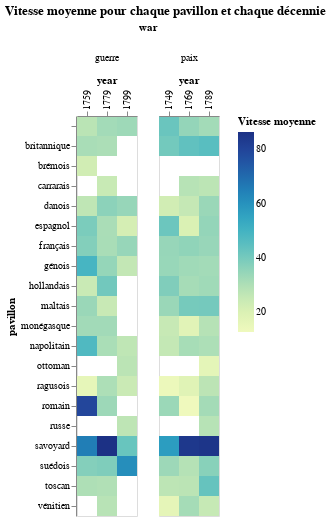

This figure's notebook cell:
### Code cell
# Vitesse moyenne pour chaque pavillon et chaque décennie Heatmap, en temps de guerre et paix

VegaLite({
    "$schema": "https://vega.github.io/schema/vega-lite/v5.json",
    "title": "Vitesse moyenne pour chaque pavillon et chaque décennie",
    "mark": {
        "tooltip": {
         "content": "data"
        },
        "type": "rect"
    },
    "data": {
        "values": list_viz
    },
    "resolve": {"scale": {"x": "independent"}},
    "encoding": {
        "column": {"field": "war"},
        "x": {
            "field": "year",
            "type": "nominal", 
            "title": "year",
            "axis": {
                "orient": "top"
            }
        },
        "y": {
            "field": "pavillon",
            "type": "nominal",
            "title": "pavillon"
        },
        "color": {
            "field": "mean_speed",
            "type": "quantitative",
            "title": "Vitesse moyenne"
        }
    }
})

### Figure 1 — Vega-Lite specification as saved in the notebook (floating-point values rounded to 4 significant figures)
{"$schema": "https://vega.github.io/schema/vega-lite/v5.json", "data": {"values": [{"count_travel": 1, "mean_duration": 5, "mean_number_steps": 1, "mean_speed": 42, "pavillon": "", "sum_total_miles": 210, "war": "paix", "year": "1749"}, {"count_travel": 92, "mean_duration": 50.17, "mean_number_steps": 1.587, "mean_speed": 40.48, "pavillon": "britannique", "sum_total_miles": 150521, "war": "paix", "year": "1749"}, {"count_travel": 9, "mean_duration": 68.89, "mean_number_steps": 1.778, "mean_speed": 22.63, "pavillon": "danois", "sum_total_miles": 13542, "war": "paix", "year": "1749"}, {"count_travel": 129, "mean_duration": 9.271, "mean_number_steps": 1.217, "mean_speed": 41.61, "pavillon": "espagnol", "sum_total_miles": 27166, "war": "paix", "year": "1749"}, {"count_travel": 1092, "mean_duration": 21.48, "mean_number_steps": 1.657, "mean_speed": 34.24, "pavillon": "français", "sum_total_miles": 598967, "war": "paix", "year": "1749"}, {"count_travel": 159, "mean_duration": 9.428, "mean_number_steps": 1.17, "mean_speed": 34.06, "pavillon": "génois", "sum_total_miles": 32108, "war": "paix", "year": "1749"}, {"count_travel": 40, "mean_duration": 50.33, "mean_number_steps": 1.35, "mean_speed": 38.27, "pavillon": "hollandais", "sum_total_miles": 64561, "war": "paix", "year": "1749"}, {"count_travel": 5, "mean_duration": 27.2, "mean_number_steps": 2.2, "mean_speed": 33.81, "pavillon": "maltais", "sum_total_miles": 2575, "war": "paix", "year": "1749"}, {"count_travel": 33, "mean_duration": 6.667, "mean_number_steps": 1.03, "mean_speed": 25.03, "pavillon": "monégasque", "sum_total_miles": 4160, "war": "paix", "year": "1749"}, {"count_travel": 19, "mean_duration": 30.26, "mean_number_steps": 1.632, "mean_speed": 25.78, "pavillon": "napolitain", "sum_total_miles": 9755, "war": "paix", "year": "1749"}, {"count_travel": 1, "mean_duration": 94, "mean_number_steps": 2, "mean_speed": 13.98, "pavillon": "ragusois", "sum_total_miles": 1314, "war": "paix", "year": "1749"}, {"count_travel": 79, "mean_duration": 9.392, "mean_number_steps": 1.253, "mean_speed": 33.53, "pavillon": "romain", "sum_total_miles": 13531, "war": "paix", "year": "1749"}, {"count_travel": 12, "mean_duration": 4.167, "mean_number_steps": 1, "mean_speed": 57.2, "pavillon": "savoyard", "sum_total_miles": 2225, "war": "paix", "year": "1749"}, {"count_travel": 15, "mean_duration": 32.13, "mean_number_steps": 1.333, "mean_speed": 33.22, "pavillon": "suédois", "sum_total_miles": 15416, "war": "paix", "year": "1749"}, {"count_travel": 3, "mean_duration": 39.67, "mean_number_steps": 2, "mean_speed": 27.47, "pavillon": "toscan", "sum_total_miles": 1647, "war": "paix", "year": "1749"}, {"count_travel": 7, "mean_duration": 78.86, "mean_number_steps": 2.143, "mean_speed": 16.44, "pavillon": "vénitien", "sum_total_miles": 8219, "war": "paix", "year": "1749"}, {"count_travel": 4, "mean_duration": 76, "mean_number_steps": 3, "mean_speed": 28.05, "pavillon": "", "sum_total_miles": 3806, "war": "guerre", "year": "1759"}, {"count_travel": 4, "mean_duration": 26.25, "mean_number_steps": 2.5, "mean_speed": 31.01, "pavillon": "britannique", "sum_total_miles": 2820, "war": "guerre", "year": "1759"}, {"count_travel": 1, "mean_duration": 109, "mean_number_steps": 4, "mean_speed": 22.58, "pavillon": "brémois", "sum_total_miles": 2461, "war": "guerre", "year": "1759"}, {"count_travel": 10, "mean_duration": 45.3, "mean_number_steps": 1.5, "mean_speed": 26.98, "pavillon": "danois", "sum_total_miles": 9320, "war": "guerre", "year": "1759"}, {"count_travel": 131, "mean_duration": 12.39, "mean_number_steps": 1.634, "mean_speed": 39.13, "pavillon": "espagnol", "sum_total_miles": 41901, "war": "guerre", "year": "1759"}, {"count_travel": 650, "mean_duration": 8.183, "mean_number_steps": 1.415, "mean_speed": 37.76, "pavillon": "français", "sum_total_miles": 133315, "war": "guerre", "year": "1759"}, {"count_travel": 339, "mean_duration": 10.57, "mean_number_steps": 1.543, "mean_speed": 49.16, "pavillon": "génois", "sum_total_miles": 104225, "war": "guerre", "year": "1759"}, {"count_travel": 44, "mean_duration": 47.34, "mean_number_steps": 1.545, "mean_speed": 24.52, "pavillon": "hollandais", "sum_total_miles": 45169, "war": "guerre", "year": "1759"}, {"count_travel": 10, "mean_duration": 18.9, "mean_number_steps": 2.2, "mean_speed": 33.7, "pavillon": "maltais", "sum_total_miles": 4750, "war": "guerre", "year": "1759"}, {"count_travel": 32, "mean_duration": 5.656, "mean_number_steps": 1.125, "mean_speed": 32.36, "pavillon": "monégasque", "sum_total_miles": 4515, "war": "guerre", "year": "1759"}, {"count_travel": 69, "mean_duration": 17.83, "mean_number_steps": 1.725, "mean_speed": 47.24, "pavillon": "napolitain", "sum_total_miles": 29600, "war": "guerre", "year": "1759"}, {"count_travel": 2, "mean_duration": 52, "mean_number_steps": 3, "mean_speed": 15.93, "pavillon": "ragusois", "sum_total_miles": 1600, "war": "guerre", "year": "1759"}, {"count_travel": 29, "mean_duration": 6.103, "mean_number_steps": 1.414, "mean_speed": 79.22, "pavillon": "romain", "sum_total_miles": 8398, "war": "guerre", "year": "1759"}, {"count_travel": 138, "mean_duration": 7.014, "mean_number_steps": 1.362, "mean_speed": 65.11, "pavillon": "savoyard", "sum_total_miles": 38939, "war": "guerre", "year": "1759"}, {"count_travel": 12, "mean_duration": 11.92, "mean_number_steps": 1.167, "mean_speed": 37.62, "pavillon": "suédois", "sum_total_miles": 3250, "war": "guerre", "year": "1759"}, {"count_travel": 27, "mean_duration": 26.19, "mean_number_steps": 2, "mean_speed": 30.17, "pavillon": "toscan", "sum_total_miles": 16343, "war": "guerre", "year": "1759"}, {"count_travel": 4, "mean_duration": 24.75, "mean_number_steps": 1.75, "mean_speed": 34.87, "pavillon": "", "sum_total_miles": 3077, "war": "paix", "year": "1769"}, {"count_travel": 41, "mean_duration": 23.49, "mean_number_steps": 1.512, "mean_speed": 43.8, "pavillon": "britannique", "sum_total_miles": 34203, "war": "paix", "year": "1769"}, {"count_travel": 5, "mean_duration": 10.8, "mean_number_steps": 1, "mean_speed": 28.58, "pavillon": "carrarais", "sum_total_miles": 952, "war": "paix", "year": "1769"}, {"count_travel": 3, "mean_duration": 35.67, "mean_number_steps": 1.333, "mean_speed": 25.61, "pavillon": "danois", "sum_total_miles": 2346, "war": "paix", "year": "1769"}, {"count_travel": 73, "mean_duration": 14.75, "mean_number_steps": 1.068, "mean_speed": 20.22, "pavillon": "espagnol", "sum_total_miles": 13502, "war": "paix", "year": "1769"}, {"count_travel": 1304, "mean_duration": 17.34, "mean_number_steps": 1.556, "mean_speed": 35.45, "pavillon": "français", "sum_total_miles": 559799, "war": "paix", "year": "1769"}, {"count_travel": 125, "mean_duration": 10.99, "mean_number_steps": 1.104, "mean_speed": 32.66, "pavillon": "génois", "sum_total_miles": 32290, "war": "paix", "year": "1769"}, {"count_travel": 27, "mean_duration": 25.81, "mean_number_steps": 1.259, "mean_speed": 31.63, "pavillon": "hollandais", "sum_total_miles": 17282, "war": "paix", "year": "1769"}, {"count_travel": 6, "mean_duration": 6.167, "mean_number_steps": 1.167, "mean_speed": 39.89, "pavillon": "maltais", "sum_total_miles": 1309, "war": "paix", "year": "1769"}, {"count_travel": 11, "mean_duration": 8.727, "mean_number_steps": 1, "mean_speed": 17.82, "pavillon": "monégasque", "sum_total_miles": 1392, "war": "paix", "year": "1769"}, {"count_travel": 56, "mean_duration": 22.07, "mean_number_steps": 1.143, "mean_speed": 31.32, "pavillon": "napolitain", "sum_total_miles": 25347, "war": "paix", "year": "1769"}, {"count_travel": 2, "mean_duration": 30.5, "mean_number_steps": 2.5, "mean_speed": 18.23, "pavillon": "ragusois", "sum_total_miles": 1025, "war": "paix", "year": "1769"}, {"count_travel": 2, "mean_duration": 27, "mean_number_steps": 1, "mean_speed": 12.73, "pavillon": "romain", "sum_total_miles": 544, "war": "paix", "year": "1769"}, {"count_travel": 109, "mean_duration": 5.165, "mean_number_steps": 1.028, "mean_speed": 84.06, "pavillon": "savoyard", "sum_total_miles": 30012, "war": "paix", "year": "1769"}, {"count_travel": 17, "mean_duration": 50.94, "mean_number_steps": 1.412, "mean_speed": 28.81, "pavillon": "suédois", "sum_total_miles": 19029, "war": "paix", "year": "1769"}, {"count_travel": 3, "mean_duration": 8.667, "mean_number_steps": 1, "mean_speed": 27.74, "pavillon": "toscan", "sum_total_miles": 696, "war": "paix", "year": "1769"}, {"count_travel": 8, "mean_duration": 57, "mean_number_steps": 1.875, "mean_speed": 31.79, "pavillon": "vénitien", "sum_total_miles": 7480, "war": "paix", "year": "1769"}, {"count_travel": 18, "mean_duration": 11.22, "mean_number_steps": 1.167, "mean_speed": 32.16, "pavillon": "", "sum_total_miles": 4902, "war": "guerre", "year": "1779"}, {"count_travel": 1, "mean_duration": 7, "mean_number_steps": 1, "mean_speed": 30.57, "pavillon": "britannique", "sum_total_miles": 214, "war": "guerre", "year": "1779"}, {"count_travel": 6, "mean_duration": 12.17, "mean_number_steps": 1.167, "mean_speed": 24.63, "pavillon": "carrarais", "sum_total_miles": 1263, "war": "guerre", "year": "1779"}, {"count_travel": 27, "mean_duration": 23.74, "mean_number_steps": 1.259, "mean_speed": 36.17, "pavillon": "danois", "sum_total_miles": 15443, "war": "guerre", "year": "1779"}, {"count_travel": 108, "mean_duration": 14.23, "mean_number_steps": 1.296, "mean_speed": 30.92, "pavillon": "espagnol", "sum_total_miles": 23208, "war": "guerre", "year": "1779"}, {"count_travel": 1054, "mean_duration": 11.12, "mean_number_steps": 1.37, "mean_speed": 31.09, "pavillon": "français", "sum_total_miles": 219648, "war": "guerre", "year": "1779"}, {"count_travel": 258, "mean_duration": 10.54, "mean_number_steps": 1.194, "mean_speed": 34.57, "pavillon": "génois", "sum_total_miles": 65266, "war": "guerre", "year": "1779"}, {"count_travel": 37, "mean_duration": 16.32, "mean_number_steps": 1.216, "mean_speed": 40.69, "pavillon": "hollandais", "sum_total_miles": 16072, "war": "guerre", "year": "1779"}, {"count_travel": 8, "mean_duration": 17.75, "mean_number_steps": 1.5, "mean_speed": 24.83, "pavillon": "maltais", "sum_total_miles": 2270, "war": "guerre", "year": "1779"}, {"count_travel": 18, "mean_duration": 4.889, "mean_number_steps": 1, "mean_speed": 32.36, "pavillon": "monégasque", "sum_total_miles": 2195, "war": "guerre", "year": "1779"}, {"count_travel": 95, "mean_duration": 19.59, "mean_number_steps": 1.411, "mean_speed": 30.89, "pavillon": "napolitain", "sum_total_miles": 46159, "war": "guerre", "year": "1779"}, {"count_travel": 12, "mean_duration": 39.92, "mean_number_steps": 2.083, "mean_speed": 30.27, "pavillon": "ragusois", "sum_total_miles": 9859, "war": "guerre", "year": "1779"}, {"count_travel": 9, "mean_duration": 6.444, "mean_number_steps": 1.111, "mean_speed": 33.22, "pavillon": "romain", "sum_total_miles": 1835, "war": "guerre", "year": "1779"}, {"count_travel": 153, "mean_duration": 5.039, "mean_number_steps": 1.026, "mean_speed": 86.34, "pavillon": "savoyard", "sum_total_miles": 39188, "war": "guerre", "year": "1779"}, {"count_travel": 14, "mean_duration": 29.14, "mean_number_steps": 1.357, "mean_speed": 38.39, "pavillon": "suédois", "sum_total_miles": 10596, "war": "guerre", "year": "1779"}, {"count_travel": 11, "mean_duration": 16.55, "mean_number_steps": 1.818, "mean_speed": 29.58, "pavillon": "toscan", "sum_total_miles": 3519, "war": "guerre", "year": "1779"}, {"count_travel": 28, "mean_duration": 32.21, "mean_number_steps": 1.679, "mean_speed": 28.38, "pavillon": "vénitien", "sum_total_miles": 20614, "war": "guerre", "year": "1779"}, {"count_travel": 25, "mean_duration": 44.76, "mean_number_steps": 2.16, "mean_speed": 32.12, "pavillon": "", "sum_total_miles": 23726, "war": "paix", "year": "1789"}, {"count_travel": 42, "mean_duration": 36.5, "mean_number_steps": 1.643, "mean_speed": 45.36, "pavillon": "britannique", "sum_total_miles": 53537, "war": "paix", "year": "1789"}, {"count_travel": 42, "mean_duration": 12.95, "mean_number_steps": 1.048, "mean_speed": 27.58, "pavillon": "carrarais", "sum_total_miles": 8971, "war": "paix", "year": "1789"}, {"count_travel": 53, "mean_duration": 38.77, "mean_number_steps": 1.302, "mean_speed": 33.77, "pavillon": "danois", "sum_total_miles": 45775, "war": "paix", "year": "1789"}, {"count_travel": 481, "mean_duration": 13.12, "mean_number_steps": 1.193, "mean_speed": 34.88, "pavillon": "espagnol", "sum_total_miles": 120395, "war": "paix", "year": "1789"}, {"count_travel": 3311, "mean_duration": 14.01, "mean_number_steps": 1.395, "mean_speed": 34.12, "pavillon": "français", "sum_total_miles": 1203168, "war": "paix", "year": "1789"}, {"count_travel": 392, "mean_duration": 12.56, "mean_number_steps": 1.059, "mean_speed": 32.07, "pavillon": "génois", "sum_total_miles": 99548, "war": "paix", "year": "1789"}, {"count_travel": 32, "mean_duration": 24.34, "mean_number_steps": 1.312, "mean_speed": 32.6, "pavillon": "hollandais", "sum_total_miles": 23306, "war": "paix", "year": "1789"}, {"count_travel": 20, "mean_duration": 8.75, "mean_number_steps": 1.05, "mean_speed": 40.18, "pavillon": "maltais", "sum_total_miles": 4142, "war": "paix", "year": "1789"}, {"count_travel": 42, "mean_duration": 8.69, "mean_number_steps": 1, "mean_speed": 28.7, "pavillon": "monégasque", "sum_total_miles": 5503, "war": "paix", "year": "1789"}, {"count_travel": 154, "mean_duration": 25.6, "mean_number_steps": 1.195, "mean_speed": 30.41, "pavillon": "napolitain", "sum_total_miles": 83811, "war": "paix", "year": "1789"}, {"count_travel": 2, "mean_duration": 54, "mean_number_steps": 2, "mean_speed": 16.79, "pavillon": "ottoman", "sum_total_miles": 1774, "war": "paix", "year": "1789"}, {"count_travel": 45, "mean_duration": 25.87, "mean_number_steps": 1.622, "mean_speed": 27.68, "pavillon": "ragusois", "sum_total_miles": 23394, "war": "paix", "year": "1789"}, {"count_travel": 34, "mean_duration": 9.059, "mean_number_steps": 1.059, "mean_speed": 31.92, "pavillon": "romain", "sum_total_miles": 6519, "war": "paix", "year": "1789"}, {"count_travel": 11, "mean_duration": 62.45, "mean_number_steps": 3.909, "mean_speed": 28.5, "pavillon": "russe", "sum_total_miles": 19646, "war": "paix", "year": "1789"}, {"count_travel": 296, "mean_duration": 6.095, "mean_number_steps": 1.017, "mean_speed": 85.1, "pavillon": "savoyard", "sum_total_miles": 78910, "war": "paix", "year": "1789"}, {"count_travel": 29, "mean_duration": 52.76, "mean_number_steps": 1.621, "mean_speed": 36.88, "pavillon": "suédois", "sum_total_miles": 53915, "war": "paix", "year": "1789"}, {"count_travel": 4, "mean_duration": 3.75, "mean_number_steps": 1, "mean_speed": 42.88, "pavillon": "toscan", "sum_total_miles": 539, "war": "paix", "year": "1789"}, {"count_travel": 16, "mean_duration": 32.56, "mean_number_steps": 1.5, "mean_speed": 25.21, "pavillon": "vénitien", "sum_total_miles": 10718, "war": "paix", "year": "1789"}, {"count_travel": 28, "mean_duration": 3.5, "mean_number_steps": 1.107, "mean_speed": 33.02, "pavillon": "", "sum_total_miles": 2337, "war": "guerre", "year": "1799"}, {"count_travel": 13, "mean_duration": 9.231, "mean_number_steps": 1.154, "mean_speed": 34.32, "pavillon": "danois", "sum_total_miles": 3274, "war": "guerre", "year": "1799"}, {"count_travel": 167, "mean_duration": 14.27, "mean_number_steps": 1.066, "mean_speed": 21.63, "pavillon": "espagnol", "sum_total_miles": 33197, "war": "guerre", "year": "1799"}, {"count_travel": 1603, "mean_duration": 5.241, "mean_number_steps": 1.067, "mean_speed": 34.27, "pavillon": "français", "sum_total_miles": 143582, "war": "guerre", "year": "1799"}, {"count_travel": 693, "mean_duration": 10.59, "mean_number_steps": 1.052, "mean_speed": 25.99, "pavillon": "génois", "sum_total_miles": 124152, "war": "guerre", "year": "1799"}, {"count_travel": 32, "mean_duration": 15.22, "mean_number_steps": 1.438, "mean_speed": 26.86, "pavillon": "napolitain", "sum_total_miles": 12767, "war": "guerre", "year": "1799"}, {"count_travel": 2, "mean_duration": 25.5, "mean_number_steps": 1.5, "mean_speed": 27.86, "pavillon": "ottoman", "sum_total_miles": 1317, "war": "guerre", "year": "1799"}, {"count_travel": 1, "mean_duration": 18, "mean_number_steps": 3, "mean_speed": 24.17, "pavillon": "ragusois", "sum_total_miles": 435, "war": "guerre", "year": "1799"}, {"count_travel": 1, "mean_duration": 39, "mean_number_steps": 3, "mean_speed": 27.23, "pavillon": "russe", "sum_total_miles": 1062, "war": "guerre", "year": "1799"}, {"count_travel": 2, "mean_duration": 6, "mean_number_steps": 1, "mean_speed": 42.34, "pavillon": "savoyard", "sum_total_miles": 524, "war": "guerre", "year": "1799"}, {"count_travel": 3, "mean_duration": 3.333, "mean_number_steps": 1, "mean_speed": 61.08, "pavillon": "suédois", "sum_total_miles": 685, "war": "guerre", "year": "1799"}]}, "encoding": {"color": {"field": "mean_speed", "title": "Vitesse moyenne", "type": "quantitative"}, "column": {"field": "war"}, "x": {"axis": {"orient": "top"}, "field": "year", "title": "year", "type": "nominal"}, "y": {"field": "pavillon", "title": "pavillon", "type": "nominal"}}, "mark": {"tooltip": {"content": "data"}, "type": "rect"}, "resolve": {"scale": {"x": "independent"}}, "title": "Vitesse moyenne pour chaque pavillon et chaque décennie"}
